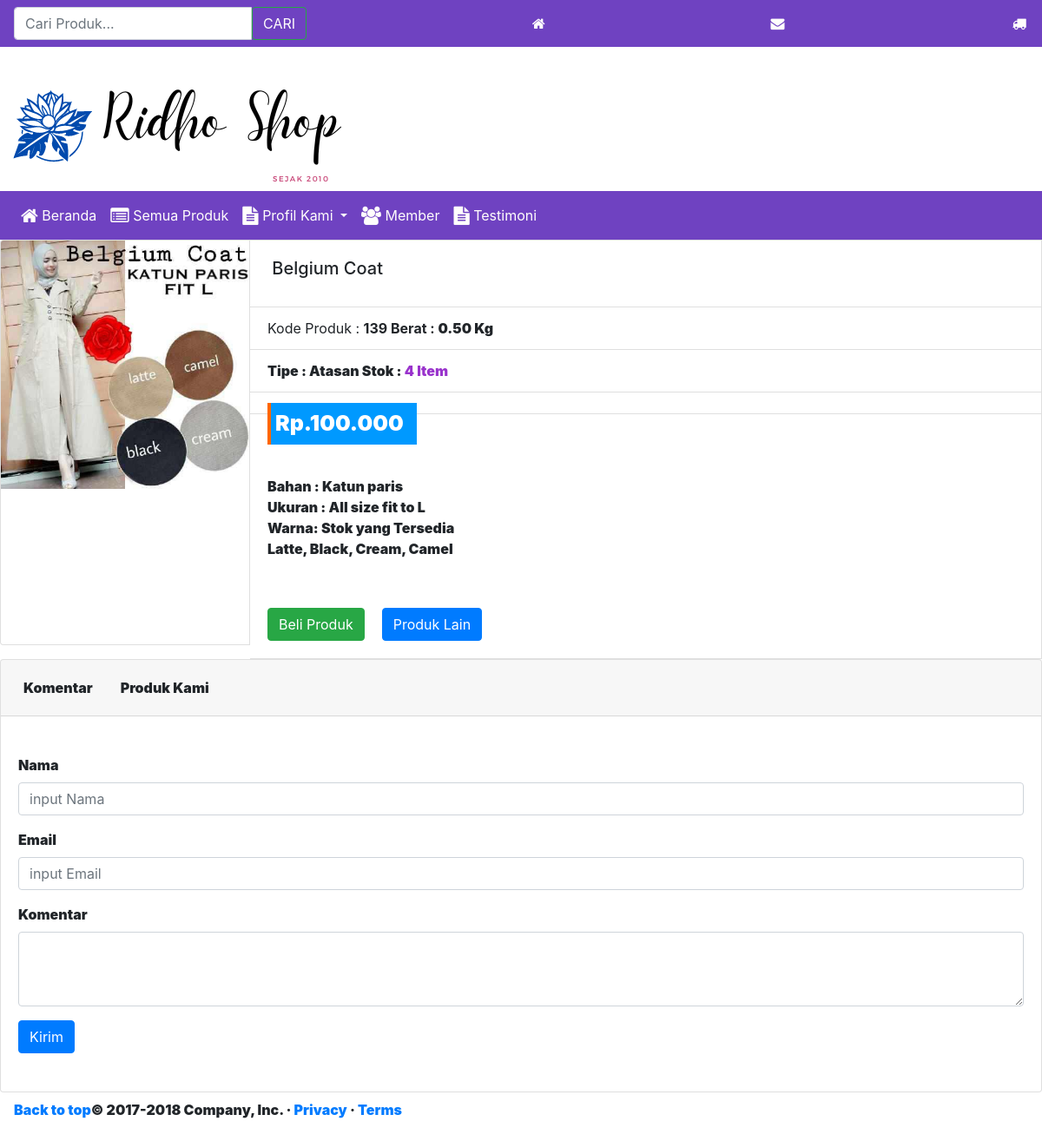
/index.php?l=lihat&aksi=detail&id_p=139, run on the app's committed database.
### tables this page shows
CREATE TABLE `produk` (
  `id_produk` int(4) NOT NULL,
  `id_kategori` int(2) NOT NULL,
  `nama_produk` varchar(30) NOT NULL,
  `deskripsi` text NOT NULL,
  `harga` int(10) NOT NULL,
  `stok` int(3) NOT NULL,
  `berat` decimal(5,2) UNSIGNED NOT NULL DEFAULT '0.00',
  `tgl_masuk` date NOT NULL,
  `gambar` varchar(100) NOT NULL,
  `dibeli` int(5) NOT NULL DEFAULT '1',
  `id_kustomer` varchar(100) NOT NULL,
  `diskon` int(5) NOT NULL,
  `best` enum('N','Y') NOT NULL
);

CREATE TABLE `kategori` (
  `id_kategori` int(2) NOT NULL,
  `nama_kategori` varchar(20) NOT NULL
);

### config/fungsi_rupiah.php (called while the page is built)
<?php
function format_rupiah($angka){
  $rupiah=number_format($angka,0,',','.');
  return $rupiah;
}
?>

### tab.php (the view, shortened to what this page needs)
<div class="card">
  <div class="card-header">
    <ul class="nav nav-pills card-header-pills tabs">
      <li class="nav-item" rel="tab2">
        <a class="nav-link" >Komentar</a>
      </li>
      <li class="nav-item" rel="tab3">
        <a class="nav-link"  >Produk Kami</a>
      </li>
    </ul>
  </div>
  <div class="card-body tab_content" id="tab2">
    <? include"komentar.php"; ?>
  </div>
</div>

### detailproduk.php
<? $detail=mysql_query("SELECT * FROM produk,kategori WHERE produk.id_kategori=kategori.id_kategori AND	id_produk=$_GET[id_p]");
$dt=mysql_fetch_array($detail);
     $harga2     = format_rupiah($dt[harga]);
    $disc2      = ($dt[diskon]/100)*$dt[harga];
    $hargadisc2 = number_format(($dt[harga]-$disc2),0,",",".");
     include "diskon_stok.php";?>
<div class="card-group">
<div class="card border-ligh mb-3" style="max-width: 18rem;" >
<img class="card-img-top" src="foto/foto_produk/<?=$dt[gambar]?>" alt="<?=$dt[nama_produk]?>">
</div>
<div class="card border-ligh">
  <div class="card-body">
    <h5 class="card-title">&nbsp;<?=$dt[nama_produk]?></h5>
  </div>
  <ul class="list-group list-group-flush">
    <li class="list-group-item">Kode Produk : <strong><?=$dt[id_produk]?> Berat : <strong><?=$dt[berat]?> Kg</li>
    <li class="list-group-item">Tipe : <?=$dt[nama_kategori]?> Stok : <strong style="color:#9933CC;"><?=$dt[stok]?> Item</li>
    <li class="list-group-item"><? if ($dt[diskon]==0){?>
<div class="hg">Rp.<?=$harga2?></div>
<? }else{?>
<div class="hg_n">Rp.<?=$harga2?>   <div class='newrotate'><?=$dt[diskon]?>%</div></div>
<div class="hg_d">Rp.<?=$hargadisc2?> </div>
<? }?></strong></li>
  </ul>
    <div class="card-body">
    <p class="card-text"><?=$dt[deskripsi]?></p>
  </div>
  <div class="card-body">
  <?
	if ($dt[stok]==0){echo"<a href='#' class='btn btn-danger card-link'>Card link</a>";
    }else{echo"<a href='aksi.php?module=keranjang&act=tambah&id=$dt[id_produk]' class='btn btn-success card-link'>Beli Produk</a>";}
?>
<a href="index.php" class="btn btn-primary card-link">Produk Lain</a>
  </div>
</div>
</div>
<?include"tab.php";?>

### data on the page
produk: gambar (picture), nama_produk "Belgium Coat", id_produk "139", berat "0.50", id_kategori.nama_kategori "Atasan", stok "4", harga "100.000", deskripsi "Bahan : Katun paris Ukuran : All size fit to L Warna: Stok yang Tersedia Latte, Black, Cream, Camel"
